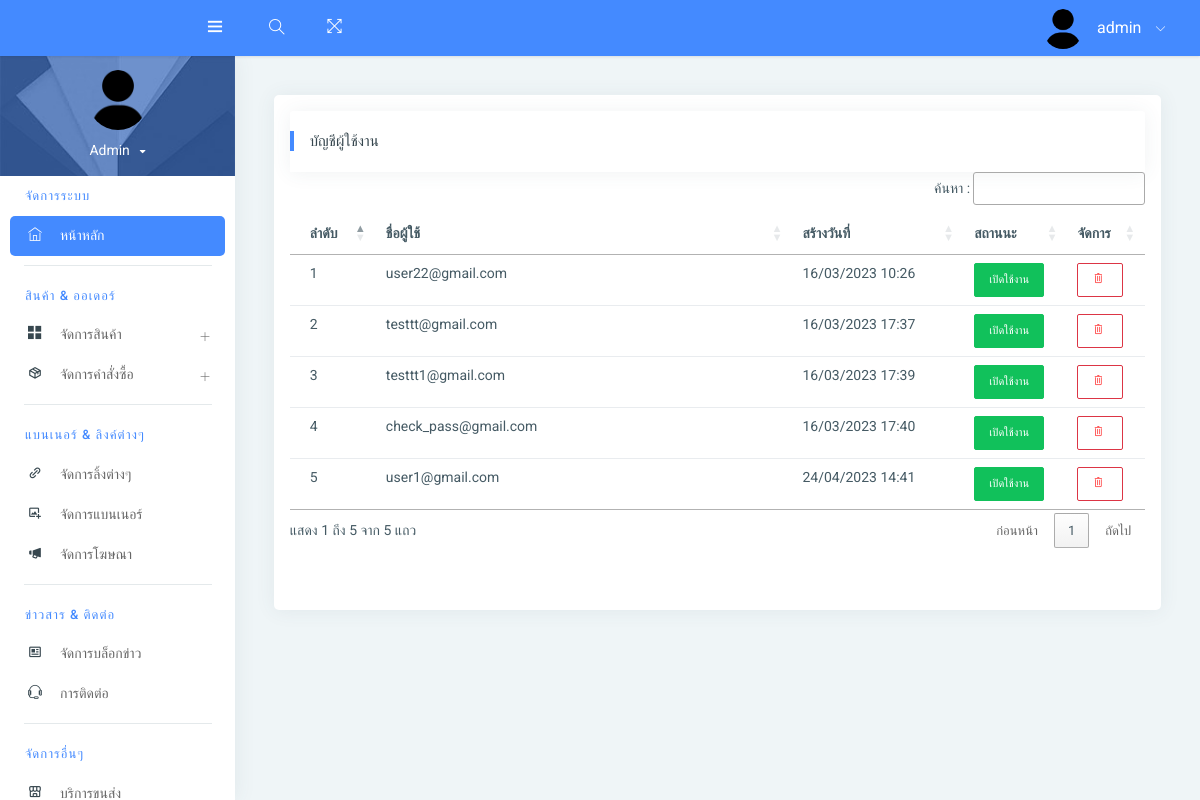
The page /view/admin/user (signed in) on the database its author committed.
### tables this page shows
CREATE TABLE `tb_user` (
  `User_ID` int(11) NOT NULL,
  `username` varchar(200) NOT NULL,
  `user_username` varchar(200) NOT NULL,
  `user_pass` text NOT NULL,
  `user_img` varchar(255) DEFAULT 'upload/avatar.png',
  `user_type` int(1) NOT NULL,
  `created_at` varchar(100) NOT NULL,
  `status` int(1) NOT NULL DEFAULT '1'
);

### view/admin/user.php (the view, shortened to what this page needs)
<?php
include('function/head.php');
include('function/navbar.php');
include('function/sildebar.php');
?>
<div class="card table-card p-3">
    <div class="card-header">
        <div class="row">
            <div class="col-12 col-lg-6">
                <h5>บัญชีผู้ใช้งาน</h5>
            </div>
        </div>
    </div>
    <div class="card-block">
        <div class="card-block table-border-style">
            <div class="table-responsive">
                <table class="table table-hover " id="example">
                    <thead>
                        <tr>
                            <th width="10%">ลำดับ</th>
                            <th>ชื่อผู้ใช้</th>
                            <th  width="20%">สร้างวันที่</th>
                            <th width="12%">สถานนะ</th>
                            <th width="9%">จัดการ</th>
                        </tr>
                    </thead>
                    <tbody>
                        <?php
                        $i = 1;
                        $sql = "SELECT * FROM tb_user WHERE user_type != 999";
                        $query = $conn->query($sql);
                        foreach($query as $row):
                        ?>
                        <tr>
                            <td><?php echo $i++;?></td>
                            <td><?php echo $row['user_username']?></td>
                            <td><?php echo date_format(date_create($row['created_at']),"d/m/Y H:i");?></td>
                            <td><button onclick="toggleStatusUser(<?php echo $row['User_ID']?>)" class="btn btn-sm <?php echo $row['status'] == 1 ? 'btn-success' : 'btn-secondary' ?>"><?php echo $row['status'] == 1 ? 'เปิดใช้งาน' : 'ปิดใช้งาน' ?></td>
                            <td>
                                <div class="btn-group">
                                    <button onclick="delUser(<?php echo $row['User_ID']?>)" class="btn btn-outline-danger btn-sm"><i class="ti-trash"></i></button>
                                </div>
                            </td>
                        </tr>
                        <?php endforeach;?>
                    </tbody>
                </table>
            </div>
        </div>
    </div>
</div>
<?php require_once('function/footer.php'); ?>

### view/admin/function/navbar.php (shortened to what this page needs)
<div id="pcoded" class="pcoded">
      <div class="pcoded-container navbar-wrapper">
          <nav class="navbar header-navbar pcoded-header">
              <div class="navbar-wrapper">
                  <div class="navbar-logo">
                      <a class="mobile-menu waves-effect waves-light" id="mobile-collapse" href="#!">
                          <i class="ti-menu"></i>
                      </a>
                  </div>
                  <div class="navbar-container container-fluid">
                      <ul class="nav-left">
                          <li class="header-search">
                              <div class="main-search morphsearch-search">
                                  <div class="input-group">
                                      <input type="text" class="form-control">
                                      <span class="input-group-addon search-btn"><i class="ti-search"></i></span>
                                  </div>
                              </div>
                          </li>
                          <li>
                              <a href="#!" onclick="javascript:toggleFullScreen()" class="waves-effect waves-light">
                                  <i class="ti-fullscreen"></i>
                              </a>
                          </li>
                      </ul>
                      <ul class="nav-right">
                          <li class="user-profile header-notification">
                              <a href="#!" class="waves-effect waves-light">
                                  <img src="assets/<?php echo $row_img['user_img']?>" class="img-radius" alt="User-Profile-Image">
                                  <span><?php echo $_SESSION['user_username']?></span>
                                  <i class="ti-angle-down"></i>
                              </a>
                          </li>
                      </ul>
                  </div>
              </div>
          </nav>

### view/admin/function/sildebar.php (shortened to what this page needs)
<div class="pcoded-main-container">
    <div class="pcoded-wrapper">
        <nav class="pcoded-navbar">
            <div class="pcoded-inner-navbar main-menu">
                <div class="">
                    <div class="main-menu-header">
                        <img class="img-80 img-radius" src="assets/<?php echo $row_img['user_img']?>" alt="User-Profile-Image">
                        <div class="user-details">
                            <span id="more-details"><?php echo $_SESSION['user_username'] ?><i class="fa fa-caret-down"></i></span>
                        </div>
                    </div>
                </div>
                <div class="pcoded-navigation-label" data-i18n="nav.category.navigation">จัดการระบบ</div>
                <ul class="pcoded-item pcoded-left-item">
                    <li class="active">
                        <a href="index.php" class="waves-effect waves-dark">
                            <span class="pcoded-micon"><i class="ti-home"></i><b>D</b></span>
                            <span class="pcoded-mtext" data-i18n="nav.dash.main">หน้าหลัก</span>
                        </a>
                    </li>
                </ul>
                <div class="pcoded-navigation-label">สินค้า & ออเดอร์</div>
                <ul class="pcoded-item pcoded-left-item">
                    <li class="pcoded-hasmenu">
                        <a href="javascript:void(0)" class="waves-effect waves-dark">
                            <span class="pcoded-micon"><i class="ti-layout-grid2-alt"></i></span>
                            <span class="pcoded-mtext" data-i18n="nav.basic-components.main">จัดการสินค้า</span>
                        </a>
                    </li>
                    <li class="pcoded-hasmenu">
                        <a href="javascript:void(0)" class="waves-effect waves-dark">
                            <span class="pcoded-micon"><i class='bx bx-package'></i></span>
                            <span class="pcoded-mtext" data-i18n="nav.basic-components.main">จัดการคำสั่งซื้อ</span>
                        </a>
                    </li>
                </ul>
                <div class="pcoded-navigation-label">แบนเนอร์ & ลิงค์ต่างๆ</div>
                <ul class="pcoded-item pcoded-left-item">
                    <li>
                        <a href="link" class="waves-effect waves-dark">
                            <span class="pcoded-micon"><i class='bx bx-link-alt'></i><b>FC</b></span>
                            <span class="pcoded-mtext" data-i18n="nav.form-components.main">จัดการลิ้งต่างๆ</span>
                        </a>
                    </li>
                    <li>
                        <a href="banner" class="waves-effect waves-dark">
                            <span class="pcoded-micon"><i class='bx bx-image-add'></i><b>FC</b></span>
                            <span class="pcoded-mtext" data-i18n="nav.form-components.main">จัดการแบนเนอร์</span>
                        </a>
                    </li>
                    <li>
                        <a href="advert" class="waves-effect waves-dark">
                            <span class="pcoded-micon"><i class='bx bxs-megaphone'></i><b>FC</b></span>
                            <span class="pcoded-mtext" data-i18n="nav.form-components.main">จัดการโฆษณา</span>
                        </a>
                    </li>
                </ul>
                <div class="pcoded-navigation-label">ข่าวสาร & ติดต่อ</div>
                <ul class="pcoded-item pcoded-left-item">
                    <li>
                        <a href="blog" class="waves-effect waves-dark">
                            <span class="pcoded-micon"><i class='bx bx-news'></i><b>FC</b></span>
                            <span class="pcoded-mtext" data-i18n="nav.form-components.main">จัดการบล็อกข่าว</span>
                        </a>
                    </li>
                    <li>
                        <a href="user_contact" class="waves-effect waves-dark">
                            <span class="pcoded-micon"><i class="ti-headphone-alt"></i><b>FC</b></span>
                            <span class="pcoded-mtext" data-i18n="nav.form-components.main">การติดต่อ</span>
                        </a>
                    </li>
                </ul>
                <div class="pcoded-navigation-label">จัดการอื่นๆ</div>
                <ul class="pcoded-item pcoded-left-item">
                    <li>
                        <a href="express" class="waves-effect waves-dark">
                            <span class="pcoded-micon"><i class='bx bx-store-alt'></i><b>FC</b></span>
                            <span class="pcoded-mtext" data-i18n="nav.form-components.main">บริการขนส่ง</span>
                        </a>
                    </li>
                </ul>
        </nav>
        <div class="pcoded-content">
            <div class="pcoded-inner-content">
                <div class="main-body">
                    <div class="page-wrapper">
                        <div class="page-body">
                            <div class="row">
                                <div class="col-xl-12 col-md-12 ">

### rows shown on the page
tb_user: user_img (picture)
tb_user: user_username "user22@gmail.com", created_at "16/03/2023 10:26", status "เปิดใช้งาน"
tb_user: user_username "testtt@gmail.com", created_at "16/03/2023 17:37", status "เปิดใช้งาน"
tb_user: user_username "testtt1@gmail.com", created_at "16/03/2023 17:39", status "เปิดใช้งาน"
tb_user: user_username "check_pass@gmail.com", created_at "16/03/2023 17:40", status "เปิดใช้งาน"
tb_user: user_username "user1@gmail.com", created_at "24/04/2023 14:41", status "เปิดใช้งาน"

### other values the page prints
$_SESSION['user_username'] "admin"
$_SESSION['user_username'] "Admin"
